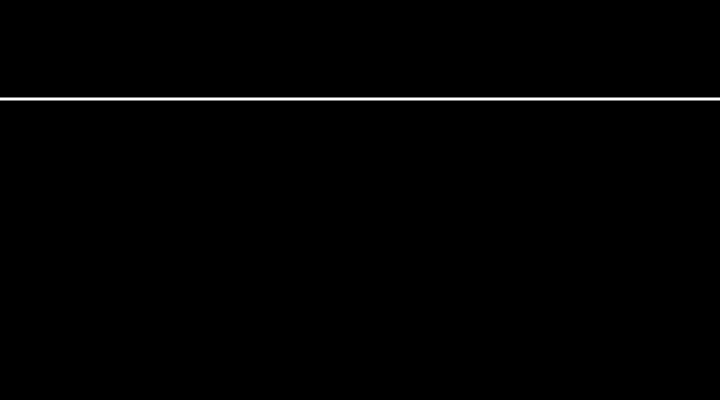
Frame 1 (no input)
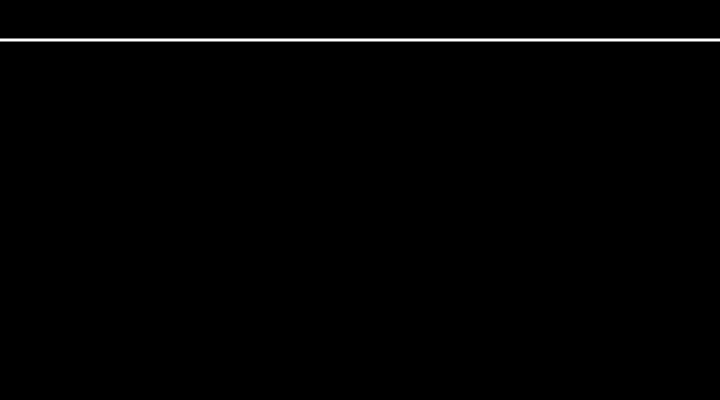
Frame 60 (no input)
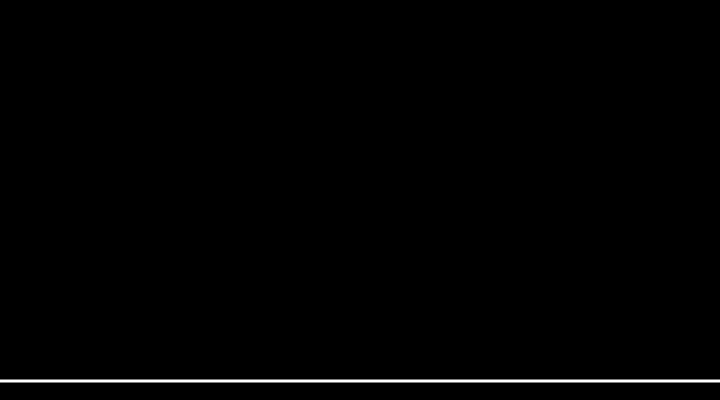
Frame 120 (the mouse pressed at the canvas centre since frame 60)

The p5.js sketch that drew these frames (run headless with seeded random() and noise() and a simulated clock; from frame 60 on, the mouse is pressed at the canvas centre):

// p5.js sketch
// ── sketch.js
let y = 100;

// The statements in the setup() function
// execute once when the program begins
function setup() {
  createCanvas(720, 400); // Size must be the first statement
  stroke(255); // Set line drawing color to white
  frameRate(100);
}
// The statements in draw() are executed until the
// program is stopped. Each statement is executed in
// sequence and after the last line is read, the first
// line is executed again.
function draw() {
  background(0); // Set the background to black
  y = y - 1;
  if (y < 0) {
    y = height;
  }
  strokeWeight(3);
  line(0, y, width, y);
}
